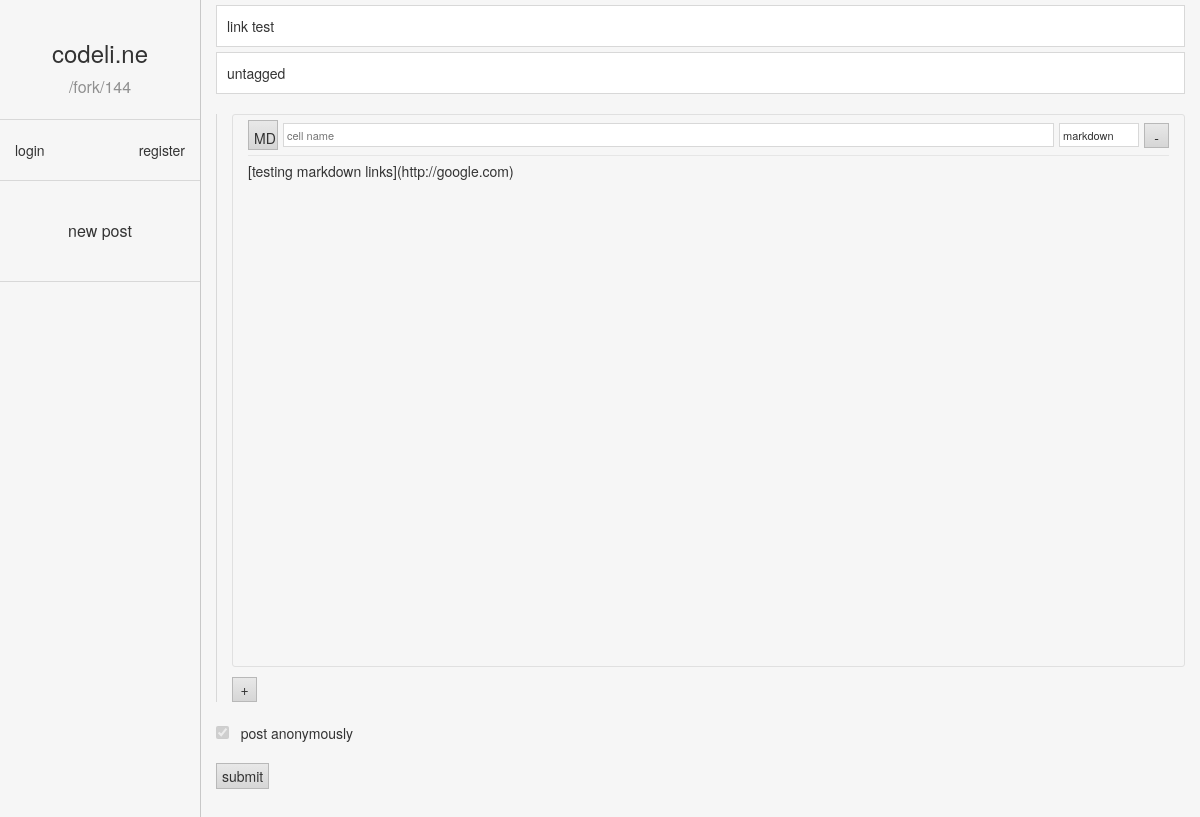
/fork/144, run on an earlier commit of the app's database.
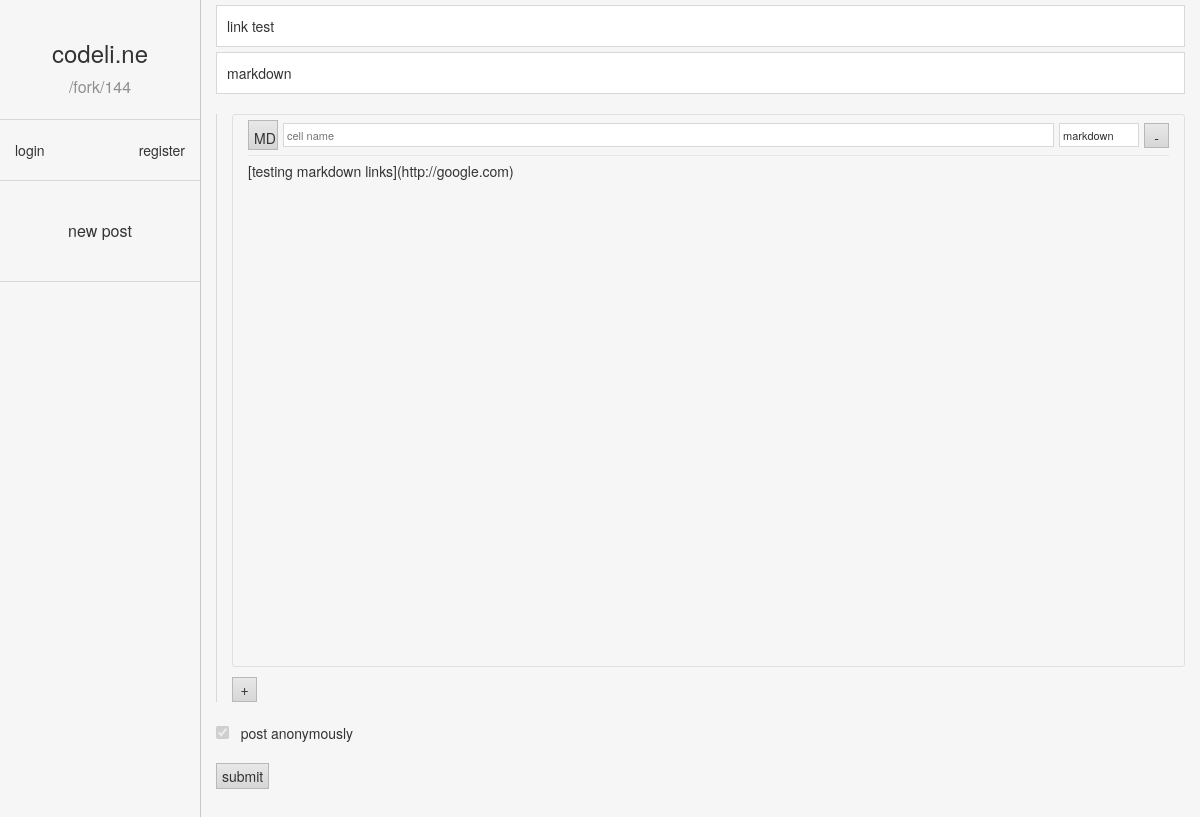
And on a later commit of the database.
### timeline/models.py (models this page shows)
class Tag(models.Model):
    name = models.CharField(max_length = 140)
    lang = models.BooleanField(default = 0)
    def __str__(self):
        return self.name

### timeline/views.py (the view, shortened to what this page needs)
# urls.py: url(r'^fork/(?P<pk>\d+)/?$', views.ForkPostView.as_view(), name='fork'),
class ForkPostView(NewPostView, SingleObjectMixin):
    template_name = 'timeline/fork.html'
    model = Post
    def get_context_data(self, **kwargs):
        context = super(NewPostView, self).get_context_data(**kwargs)
        post = self.object
        if post.body:
            body_dict = json.loads(post.body)
            try:
                cells = [c for c in body_dict['cells']]
            except KeyError:
                cells = []
        else:
            cells = []
        tags = post.tags.all().order_by('-lang', 'name')
        send_post = {'id': post.id, 'title': post.title, 'author': post.author,
        'date': post.date, 'last_updated': post.last_updated, 'edited': post.edited,
        'private': post.private, 'author_logged_in': self.request.user == post.author,
        'parent': post.parent, 'tags': tags, 'body': enumerate(cells)}
        context['post'] = send_post
        context['subtitle'] = '/fork/'+str(context['post']['id'])
        context['title'] = 'fork post | codeli.ne'
        return context
    def get(self, request, *args, **kwargs):
        self.object = self.get_object()
        response = super().get(request, *args, **kwargs)
        return response

### timeline/templates/timeline/fork.html (shortened to what this page needs)
{% extends "timeline/header.html" %}
{% block head %}
  {% load staticfiles %}
{% endblock %}
{% block lefttitle %}
  {% include 'timeline/includes/lefttitle.html' %}
{% endblock %}
{% block login %}
  {% include 'timeline/includes/login.html' %}
{% endblock %}
{% block sidebarlinks %}
  {% include 'timeline/includes/sidebarlinks.html' %}
{% endblock %}
{% block content %}
  <input type="text" class="newfield title" id="titlefield" placeholder="post title" value="{{post.title}}">
  <input type="text" class="newfield tags" id="tagfield" placeholder="tag1 tag2 ..."
  value="{% for tag in post.tags %}{{tag}} {% endfor %}">
  <br><br>
  <div class="container-fluid cellfield_container">
    <div id="cellinputs">
      {% for i, cell in post.body %}
      <div class="container-fluid cellfield" >
        <div class="cellinputmeta">
          <table><tr>
            <td><div class="newbutton cellinputtype">
              {% if cell.type == 1 %}MD{% endif %}
            </div></td>
            <td style="width: 100%; padding-left:5px">
              <input type=text class="newfield cellinputname" placeholder="cell name" value="{{cell.name}}">
            </td>
            <td>
              <input type=text class="newfield cellinputlang" placeholder="language"
              value="{%if cell.lang %}{{cell.lang}}{% endif %}">
            </td>
            <td>
              <div class="newbutton removecell">-</div>
            </td>
          </tr></table>
        </div>
        <div class="cic_container">
          <div class="ace" id="ace_editor{{i}}">{{cell.content}}</div>
        </div>
      </div>
      {% endfor %}
    </div>
    <div class="newbutton" id="addcell">+</div>
  </div>
  <br>
  {% if user.is_authenticated %}
    <input id="anonymousbox" type="checkbox">
  {% else %}
    <input id="anonymousbox" type="checkbox" disabled checked>
  {% endif %}
  &nbsp post anonymously
  <br><br>
  <div class="newbutton" id="submit">submit</div>
  <br>
  <br><br><br>
{% endblock %}

What changed in the data, as far as the page shows it:
no longer on this page (row unchanged): Tag: name "untagged"
added Tag: name "markdown"
